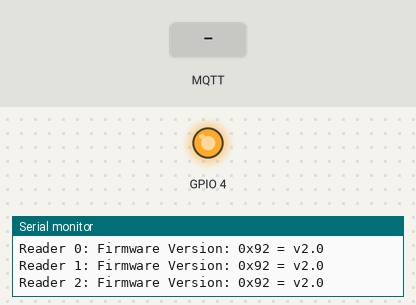
Recording of a sketch running on a simulated ESP32. On the bench: output pins drawn as LEDs (lit = HIGH), the last lines printed to the serial monitor. The test bench sets the inputs (shaded band). WiFi joins after 1.5 s; servers stay silent unless stated; no MQTT or app messages arrive unless stated.

Above: at 2.9 s.
3.0 s: MQTT message "solve" arrives on the first subscribed topic
At 4.2 s:
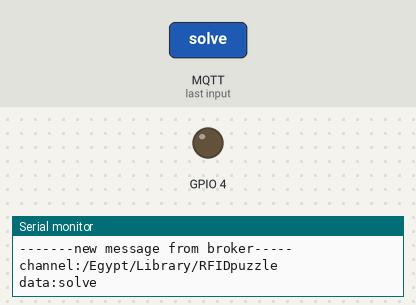
5.0 s: MQTT message "reset" arrives on the first subscribed topic
At 5.3 s:
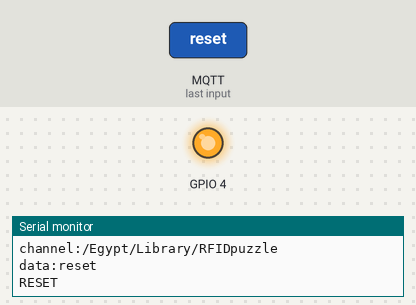
Timing chart, 0 to 8.0 s (numbered marks = the images above; inputs shaded):
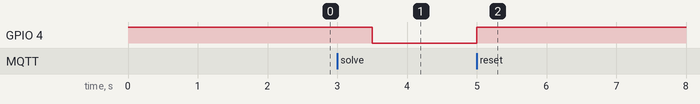

The sketch:

RFIDpuzzleLibrary.ino
```cpp
// (licence header left out)
#include <PubSubClient.h>
#include <WiFi.h>
#include <SPI.h>
#include <MFRC522.h>

boolean mqttRst = false;
boolean mqttSolve = false;

const char* ssid = "Control booth";
const char* password = "MontyLives";
const char* mqtt_server = "192.168.86.101";
#define mqtt_port 1883
#define MQTT_USER ""
#define MQTT_PASSWORD ""
#define MQTT_SERIAL_PUBLISH_CH "/icircuit/ESP32/serialdata/tx"
#define MQTT_SERIAL_RECEIVER_CH "/icircuit/ESP32/serialdata/rx"

WiFiClient wifiClient;

PubSubClient client(wifiClient);

#define RST_PIN         22          // Configurable, see typical pin layout above
#define SS_1_PIN        5         // Configurable, take a unused pin, only HIGH/LOW required, must be different to SS 2
#define SS_2_PIN        17          // Configurable, take a unused pin, only HIGH/LOW required, must be different to SS 1
#define SS_3_PIN        16

#define NR_OF_READERS   3

byte ssPins[] = {SS_1_PIN, SS_2_PIN, SS_3_PIN};

MFRC522 mfrc522[NR_OF_READERS];   // Create MFRC522 instance.

int tagID;
int inputOrder[3] = {0, 0, 0};
const int correctOrder[3] = {1, 2, 3};
int counter = 0;

/*
   Initialize.
*/

void setup_wifi() {
  delay(10);
  // We start by connecting to a WiFi network
  Serial.println();
  Serial.print("Connecting to ");
  Serial.println(ssid);
  WiFi.begin(ssid, password);
  while (WiFi.status() != WL_CONNECTED) {
    delay(500);
    Serial.print(".");
  }
  randomSeed(micros());
  Serial.println("");
  Serial.println("WiFi connected");
  Serial.println("IP address: ");
  Serial.println(WiFi.localIP());
}

void reconnect() {
  SPI.end();
  // Loop until we're reconnected
  while (!client.connected()) {
    Serial.print("Attempting MQTT connection...");
    byte mac[5];
    WiFi.macAddress(mac); // get mac address
    String clientId = String(mac[0]) + String(mac[4]) ;
    // Attempt to connect
    if (client.connect(clientId.c_str(), MQTT_USER, MQTT_PASSWORD)) {
      Serial.println("connected");
      //Once connected, publish an announcement...
      client.publish("/Egypt/Library/", "Library RFID puzzle online");
      // ... and resubscribe
      client.subscribe("/Egypt/Library/RFIDpuzzle");
    } else {
      Serial.print("failed, rc=");
      Serial.print(client.state());
      Serial.println(" try again in 5 seconds");
      // Wait 5 seconds before retrying
      delay(5000);
    }
  }
  SPI.begin();        // Init SPI bus
}

void callback(char* topic, byte * payload, unsigned int length) {
  payload[length] = '\0';
  String message = (char*)payload;
  Serial.println("-------new message from broker-----");
  Serial.print("channel:");
  Serial.println(topic);
  Serial.print("data:");
  Serial.write(payload, length);
  Serial.println();
  if (message == "reset") {
    mqttRst = true;
  }
  else if (message == "solve") {
    mqttSolve = true;
  }
}

void checkConnection() {
  if (!client.connected()) {
    delay(3000);
    Serial.println("Lost connection");
    reconnect();
  }
}

void setup() {

  pinMode(4, OUTPUT);
  digitalWrite(4, HIGH);

  Serial.begin(115200);
  Serial.setTimeout(500);// Set time out for
  setup_wifi();
  client.setServer(mqtt_server, mqtt_port);
  client.setCallback(callback);
  reconnect();
  while (!Serial);    // Do nothing if no serial port is opened (added for Arduinos based on ATMEGA32U4)
  SPI.begin();        // Init SPI bus

  for (uint8_t reader = 0; reader < NR_OF_READERS; reader++) {
    mfrc522[reader].PCD_Init(ssPins[reader], RST_PIN); // Init each MFRC522 card
    Serial.print(F("Reader "));
    Serial.print(reader);
    Serial.print(F(": "));
    mfrc522[reader].PCD_DumpVersionToSerial();
  }

}

/*
   Main loop.
*/
void loop() {
  checkConnection();
  client.loop();
  // Reset the loop if no new card present on the sensor/reader. This saves the entire process when idle.
  boolean solved = true;
  byte sector         = 1;
  byte blockAddr      = 5;
  byte dataBlock[]    = {
    0x01, 0x02, 0x03, 0x04, //  1,  2,   3,  4,
    0x05, 0x06, 0x07, 0x08, //  5,  6,   7,  8,
    0x09, 0x0a, 0xff, 0x0b, //  9, 10, 255, 11,
    0x0c, 0x0d, 0x0e, 0x0f  // 12, 13, 14, 15
  };
  byte trailerBlock   = 7;
  MFRC522::StatusCode status;
  byte buffer[18];
  byte size = sizeof(buffer);

  for (uint8_t reader = 0; reader < NR_OF_READERS; reader++) {
    // Look for new cards

    delay(10); //allow bus to settle

    mfrc522[reader].PCD_Init();

    if (mfrc522[reader].PICC_IsNewCardPresent() && mfrc522[reader].PICC_ReadCardSerial()) {
      status = (MFRC522::StatusCode) mfrc522[reader].MIFARE_Read(blockAddr, buffer, &size);
      if (status != MFRC522::STATUS_OK) {
        Serial.print(F("MIFARE_Read() failed: "));
        Serial.println(mfrc522[reader].GetStatusCodeName(status));
      }
      //Serial.print(F("Data in block ")); Serial.print(blockAddr); Serial.println(F(":"));
      dump_byte_array(buffer, 8); //Serial.println();
      Serial.print("Reader ");
      Serial.print(reader);
      Serial.print(": ");
      Serial.println(tagID);
      inputOrder[reader] = tagID;
      Serial.println(inputOrder[reader]);

      for (int i = 0; i < 3; i++) {
        Serial.print(inputOrder[i]);
        Serial.print(" ");
      }

      mfrc522[reader].PICC_HaltA();
      mfrc522[reader].PCD_StopCrypto1();


    } //if (mfrc522[reader].PICC_IsNewC
    else {
      if (counter % 3 == 0) {
        inputOrder[reader] = 0;
      }
    }
    if (inputOrder[reader] != correctOrder[reader]) {
      solved = false;
    }

  } //for(uint8_t reader


  if (solved || mqttSolve) {
    digitalWrite(4, LOW);
    client.publish("/Egypt/Library/", "RFIDpuzzle Solved");
    while (!mqttRst) {
      checkConnection();
      client.loop();
    }

    checkConnection();
    client.publish("/Egypt/Library/", "RFIDpuzzle Reset");
    digitalWrite(4, HIGH);
    mqttRst = false;
    mqttSolve = false;
    for (int i = 0; i < 3; i++) {
      inputOrder[i] = 0;
    }
    Serial.println("RESET");

  }


  counter = counter + 1;
}


//Helper routine to dump a byte array as hex values to Serial.

void dump_byte_array(byte * buffer, byte bufferSize) {
  tagID = buffer[0];
}
```

Measured:
- after the input at 3.0 s, GPIO 4: HIGH → LOW after 0.51 s
- after the input at 5.0 s, GPIO 4: LOW → HIGH at once
